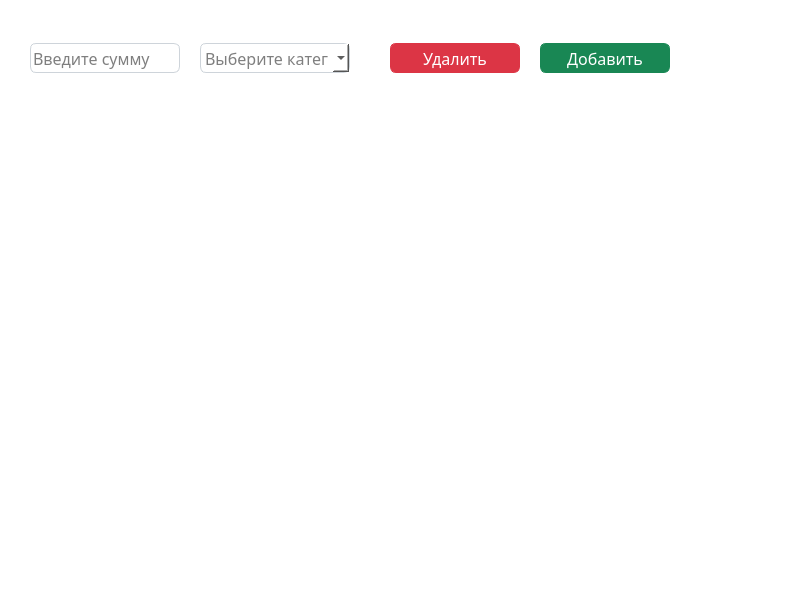
      <widget class="QWidget" name="planTab">
       <property name="sizePolicy">
        <sizepolicy hsizetype="Fixed" vsizetype="Fixed">
         <horstretch>0</horstretch>
         <verstretch>0</verstretch>
        </sizepolicy>
       </property>
       <property name="minimumSize">
        <size>
         <width>800</width>
         <height>600</height>
        </size>
       </property>
       <property name="maximumSize">
        <size>
         <width>800</width>
         <height>600</height>
        </size>
       </property>
       <property name="styleSheet">
        <string notr="true">border: none;
background-color: rgb(255, 255, 255);</string>
       </property>
       <attribute name="title">
        <string>Планирование</string>
       </attribute>
       <widget class="QTableView" name="planTable">
        <property name="geometry">
         <rect>
          <x>30</x>
          <y>100</y>
          <width>640</width>
          <height>360</height>
         </rect>
        </property>
        <property name="sizePolicy">
         <sizepolicy hsizetype="Fixed" vsizetype="Fixed">
          <horstretch>0</horstretch>
          <verstretch>0</verstretch>
         </sizepolicy>
        </property>
        <property name="font">
         <font>
          <family>Trebuchet MS</family>
          <pointsize>10</pointsize>
          <weight>3</weight>
          <bold>false</bold>
          <stylestrategy>PreferAntialias</stylestrategy>
         </font>
        </property>
        <property name="mouseTracking">
         <bool>false</bool>
        </property>
        <property name="focusPolicy">
         <enum>Qt::NoFocus</enum>
        </property>
        <property name="contextMenuPolicy">
         <enum>Qt::NoContextMenu</enum>
        </property>
        <property name="layoutDirection">
         <enum>Qt::LeftToRight</enum>
        </property>
        <property name="styleSheet">
         <string notr="true">QTableView {
color: black;
background-color: rgb(255,255,255);
alternate-background-color :rgb(242,242,242);
selection-background-color: white;
selection-color: rgb(13,110,253);
font-weight: 30;
}
QTableView:item{
border-bottom : 1px solid rgb(222,226,230);
}
QHeaderView:section {
border:none;
border-bottom : 1px solid black;
background-color: rgb(255,255,255);
font: Trebuchet MS;
font-size: 11pt;
}</string>
        </property>
        <property name="frameShape">
         <enum>QFrame::NoFrame</enum>
        </property>
        <property name="frameShadow">
         <enum>QFrame::Plain</enum>
        </property>
        <property name="lineWidth">
         <number>0</number>
        </property>
        <property name="horizontalScrollBarPolicy">
         <enum>Qt::ScrollBarAlwaysOff</enum>
        </property>
        <property name="editTriggers">
         <set>QAbstractItemView::NoEditTriggers</set>
        </property>
        <property name="tabKeyNavigation">
         <bool>false</bool>
        </property>
        <property name="showDropIndicator" stdset="0">
         <bool>false</bool>
        </property>
        <property name="dragDropOverwriteMode">
         <bool>false</bool>
        </property>
        <property name="alternatingRowColors">
         <bool>true</bool>
        </property>
        <property name="selectionMode">
         <enum>QAbstractItemView::SingleSelection</enum>
        </property>
        <property name="selectionBehavior">
         <enum>QAbstractItemView::SelectRows</enum>
        </property>
        <property name="showGrid">
         <bool>false</bool>
        </property>
        <property name="gridStyle">
         <enum>Qt::NoPen</enum>
        </property>
        <property name="wordWrap">
         <bool>false</bool>
        </property>
        <property name="cornerButtonEnabled">
         <bool>false</bool>
        </property>
        <attribute name="horizontalHeaderMinimumSectionSize">
         <number>1</number>
        </attribute>
        <attribute name="horizontalHeaderHighlightSections">
         <bool>false</bool>
        </attribute>
        <attribute name="verticalHeaderVisible">
         <bool>false</bool>
        </attribute>
        <attribute name="verticalHeaderMinimumSectionSize">
         <number>1</number>
        </attribute>
        <attribute name="verticalHeaderDefaultSectionSize">
         <number>25</number>
        </attribute>
       </widget>
       <widget class="QPushButton" name="addPlanButton">
        <property name="geometry">
         <rect>
          <x>540</x>
          <y>43</y>
          <width>130</width>
          <height>30</height>
         </rect>
        </property>
        <property name="font">
         <font>
          <family>Trebuchet MS</family>
          <pointsize>12</pointsize>
          <weight>50</weight>
          <bold>false</bold>
         </font>
        </property>
        <property name="styleSheet">
         <string notr="true">QPushButton {
color: white;
border:1px solid rgb(25, 135, 84);
border-radius: 6px;
background-color: rgb(25, 135, 84);
}
QPushButton:focus {
border: 3px solid rgb(21, 115, 71);
outline: none;
}
QPushButton:hover {
border-color: rgb(21, 115, 71);
background-color: rgb(21, 115, 71)
}</string>
        </property>
        <property name="text">
         <string>Добавить</string>
        </property>
       </widget>
       <widget class="QFrame" name="addPlanButtonFrame">
        <property name="geometry">
         <rect>
          <x>537</x>
          <y>40</y>
          <width>136</width>
          <height>36</height>
         </rect>
        </property>
        <property name="styleSheet">
         <string notr="true">border: none;
background-color: rgb(255,255,255);</string>
        </property>
        <property name="frameShape">
         <enum>QFrame::StyledPanel</enum>
        </property>
        <property name="frameShadow">
         <enum>QFrame::Raised</enum>
        </property>
       </widget>
       <widget class="QComboBox" name="addPlanCategoryBox">
        <property name="geometry">
         <rect>
          <x>200</x>
          <y>43</y>
          <width>150</width>
          <height>30</height>
         </rect>
        </property>
        <property name="font">
         <font>
          <family>Trebuchet MS</family>
          <pointsize>12</pointsize>
         </font>
        </property>
        <property name="styleSheet">
         <string notr="true">QComboBox {
background-color: white;
border: 1px solid rgb(206,212,218);
border-radius: 6px;
color:rgb(0, 0, 0);
}
QComboBox:focus {
border: 2px solid rgb(143,184,243);
}</string>
        </property>
        <property name="editable">
         <bool>false</bool>
        </property>
        <property name="currentText">
         <string/>
        </property>
        <property name="placeholderText">
         <string>Выберите категорию</string>
        </property>
        <item>
         <property name="text">
          <string>Продукты</string>
         </property>
        </item>
        <item>
         <property name="text">
          <string>Всё для дома</string>
         </property>
        </item>
        <item>
         <property name="text">
          <string>Кафе</string>
         </property>
        </item>
        <item>
         <property name="text">
          <string>Коммун. услуги</string>
         </property>
        </item>
        <item>
         <property name="text">
          <string>Транспорт</string>
         </property>
        </item>
        <item>
         <property name="text">
          <string>Здоровье</string>
         </property>
        </item>
        <item>
         <property name="text">
          <string>Красота</string>
         </property>
        </item>
        <item>
         <property name="text">
          <string>Одежда</string>
         </property>
        </item>
        <item>
         <property name="text">
          <string>Досуг</string>
         </property>
        </item>
        <item>
         <property name="text">
          <string>Прочее</string>
         </property>
        </item>
       </widget>
       <widget class="QLineEdit" name="addPlanSumLine">
        <property name="geometry">
         <rect>
          <x>30</x>
          <y>43</y>
          <width>150</width>
          <height>30</height>
         </rect>
        </property>
        <property name="font">
         <font>
          <family>Trebuchet MS</family>
          <pointsize>12</pointsize>
         </font>
        </property>
        <property name="accessibleName">
         <string/>
        </property>
        <property name="styleSheet">
         <string notr="true">QLineEdit {
background-color: white;
border: 1px solid rgb(206,212,218);
border-radius: 6px;
color:rgb(0, 0, 0);
}
QLineEdit:focus {
border: 2px solid rgb(143,184,243);
}</string>
        </property>
        <property name="inputMethodHints">
         <set>Qt::ImhLatinOnly</set>
        </property>
        <property name="inputMask">
         <string/>
        </property>
        <property name="text">
         <string/>
        </property>
        <property name="maxLength">
         <number>6</number>
        </property>
        <property name="placeholderText">
         <string>Введите сумму</string>
        </property>
       </widget>
       <widget class="QFrame" name="removePlanButtonFrame">
        <property name="geometry">
         <rect>
          <x>387</x>
          <y>40</y>
          <width>136</width>
          <height>36</height>
         </rect>
        </property>
        <property name="styleSheet">
         <string notr="true">border: none;
background-color: rgb(255,255,255);</string>
        </property>
        <property name="frameShape">
         <enum>QFrame::StyledPanel</enum>
        </property>
        <property name="frameShadow">
         <enum>QFrame::Raised</enum>
        </property>
       </widget>
       <widget class="QPushButton" name="removePlanButton">
        <property name="geometry">
         <rect>
          <x>390</x>
          <y>43</y>
          <width>130</width>
          <height>30</height>
         </rect>
        </property>
        <property name="font">
         <font>
          <family>Trebuchet MS</family>
          <pointsize>12</pointsize>
          <weight>50</weight>
          <bold>false</bold>
         </font>
        </property>
        <property name="styleSheet">
         <string notr="true">QPushButton {
color: white;
border:1px solid rgb(220, 53, 69);
border-radius: 6px;
background-color: rgb(220, 53, 69);
}
QPushButton:focus {
border: 3px solid rgb(187, 45, 59);
outline: none;
}
QPushButton:hover {
border-color: rgb(187, 45, 59);
background-color:rgb(187, 45, 59);
}</string>
        </property>
        <property name="text">
         <string>Удалить</string>
        </property>
       </widget>
       <zorder>planTable</zorder>
       <zorder>addPlanButtonFrame</zorder>
       <zorder>addPlanButton</zorder>
       <zorder>addPlanCategoryBox</zorder>
       <zorder>addPlanSumLine</zorder>
       <zorder>removePlanButtonFrame</zorder>
       <zorder>removePlanButton</zorder>
      </widget>
